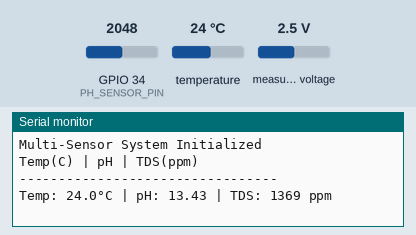
Bench run of a sketch on a simulated ESP32. On the bench: the last lines printed to the serial monitor. The test bench sets the inputs (shaded band); at power-on: temperature 24 °C, measured voltage 2.5 V, GPIO 34 (PH_SENSOR_PIN) = 2048.

Above: at 3.0 s.
3.1 s: temperature set to 12 °C
At 4.4 s:
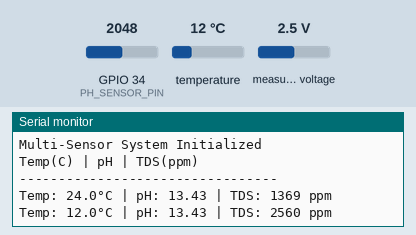
4.6 s: measured voltage set to 0.1 V
At 5.9 s:
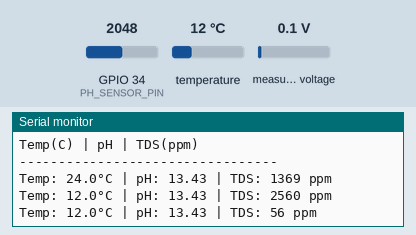
6.1 s: GPIO 34 (PH_SENSOR_PIN) set to 2866
At 7.4 s:
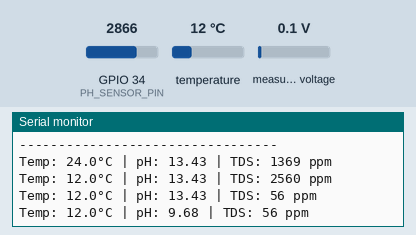
7.6 s: temperature set to 19 °C
At 8.9 s:
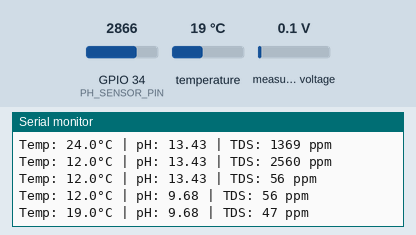
9.1 s: measured voltage set to 1.2 V
At 10.4 s:
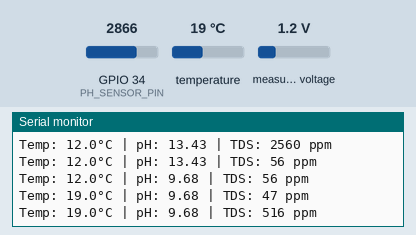
10.6 s: GPIO 34 (PH_SENSOR_PIN) set to 3603
At 12.2 s:
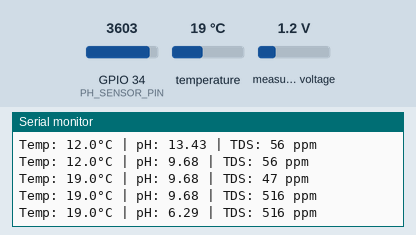
Timing chart, 0 to 13.1 s (numbered marks = the images above; inputs shaded):
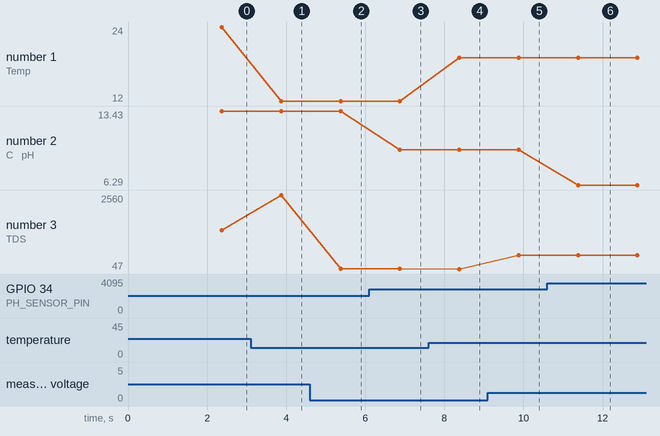

Measured:
- after the input at 3.1 s, the serial monitor: prints a new line after 0.78 s (image 1)
- after the input at 4.6 s, the serial monitor: prints a new line after 0.78 s (image 2)
- after the input at 6.1 s, the serial monitor: prints a new line after 0.78 s (image 3)
- after the input at 7.6 s, the serial monitor: prints a new line after 0.78 s (image 4)
- after the input at 9.1 s, the serial monitor: prints a new line after 0.78 s (image 5)
- after the input at 10.6 s, the serial monitor: prints a new line after 0.78 s (image 6)
- plotted number 1: 24 → 12 after the input at 3.1 s, 12 → 19 after the input at 7.6 s
- plotted number 2: 13.43 → 9.68 after the input at 6.1 s, 9.68 → 6.29 after the input at 10.6 s

The sketch:

Mix.ino
```cpp
#include <Wire.h>
#include <OneWire.h>
#include <DallasTemperature.h>
#include <Adafruit_ADS1X15.h>

// --- Pin Definitions ---
#define ONE_WIRE_BUS 2     // DS18B20 Data Pin
#define PH_SENSOR_PIN 34   // pH Sensor Analog Pin (ESP32 ADC1)

// --- Sensor Objects ---
OneWire oneWire(ONE_WIRE_BUS);
DallasTemperature tempSensors(&oneWire);
Adafruit_ADS1115 ads;

// --- Global Variables & Calibration ---
float calibration_value = 21.34 + 1.5; // pH Calibration
float currentTempC = 25.0;            // Default temp for compensation

unsigned long lastReadTime = 0;
const int interval = 1500;            // Read every 1.5 seconds

void setup() {
  Serial.begin(115200);

  // 1. Initialize DS18B20
  tempSensors.begin();

  // 2. Initialize ADS1115 (TDS)
  ads.setGain(GAIN_ONE); // +/- 4.096V
  if (!ads.begin()) {
    Serial.println("Warning: ADS1115 (TDS) not found!");
  }

  Serial.println("Multi-Sensor System Initialized");
  Serial.println("Temp(C) | pH | TDS(ppm)");
  Serial.println("---------------------------------");
}

void loop() {
  if (millis() - lastReadTime > interval) {
    lastReadTime = millis();

    // --- 1. DS18B20 TEMPERATURE READING ---
    tempSensors.requestTemperatures();
    float tempReading = tempSensors.getTempCByIndex(0);
    if (tempReading != DEVICE_DISCONNECTED_C) {
      currentTempC = tempReading;
    }

    // --- 2. pH SENSOR READING (With Noise Filtering) ---
    int buffer_arr[10], tempSwap;
    for (int i = 0; i < 10; i++) {
      buffer_arr[i] = analogRead(PH_SENSOR_PIN);
      delay(10);
    }
    // Bubble Sort
    for (int i = 0; i < 9; i++) {
      for (int j = i + 1; j < 10; j++) {
        if (buffer_arr[i] > buffer_arr[j]) {
          tempSwap = buffer_arr[i];
          buffer_arr[i] = buffer_arr[j];
          buffer_arr[j] = tempSwap;
        }
      }
    }
    // Average middle 6 samples
    long avgval = 0;
    for (int i = 2; i < 8; i++) avgval += buffer_arr[i];
    float phVolt = (float)avgval * 3.3 / 4095.0 / 6.0;
    float phValue = -5.70 * phVolt + calibration_value;

    // --- 3. TDS SENSOR READING (Via ADS1115) ---
    int16_t adc0 = ads.readADC_SingleEnded(0);
    float tdsVolt = adc0 * 0.125 / 1000.0;

    // Automatic Temperature Compensation using DS18B20 data
    float compensationCoefficient = 1.0 + 0.02 * (currentTempC - 25.0);
    float compensationVoltage = tdsVolt / compensationCoefficient;

    // TDS Formula
    float tdsValue = (133.42 * pow(compensationVoltage, 3) - 255.86 * pow(compensationVoltage, 2) + 857.39 * compensationVoltage) * 0.5;

    // --- 4. OUTPUT RESULTS ---
    Serial.print("Temp: ");
    Serial.print(currentTempC, 1);
    Serial.print("°C | pH: ");
    Serial.print(phValue, 2);
    Serial.print(" | TDS: ");
    Serial.print(tdsValue, 0);
    Serial.println(" ppm");
  }
}
```
